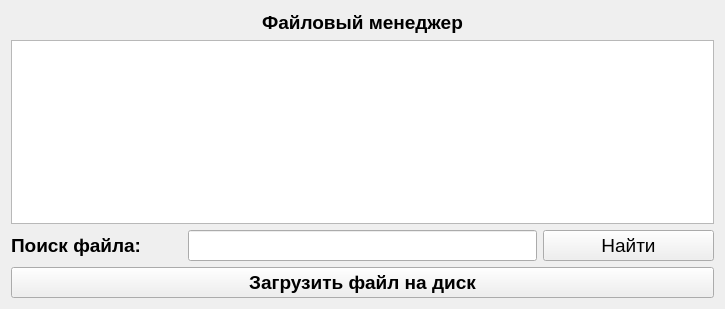
<?xml version="1.0" encoding="UTF-8"?>
<ui version="4.0">
 <class>filemanager</class>
 <widget class="QWidget" name="filemanager">
  <property name="geometry">
   <rect>
    <x>0</x>
    <y>0</y>
    <width>725</width>
    <height>309</height>
   </rect>
  </property>
  <property name="windowTitle">
   <string>Form</string>
  </property>
  <layout class="QGridLayout" name="gridLayout">
   <item row="2" column="0">
    <widget class="QLabel" name="label_2">
     <property name="font">
      <font>
       <pointsize>14</pointsize>
       <weight>75</weight>
       <bold>true</bold>
      </font>
     </property>
     <property name="text">
      <string>Поиск файла:</string>
     </property>
    </widget>
   </item>
   <item row="2" column="3">
    <widget class="QPushButton" name="pushButton_2">
     <property name="font">
      <font>
       <pointsize>14</pointsize>
      </font>
     </property>
     <property name="text">
      <string>Найти</string>
     </property>
    </widget>
   </item>
   <item row="1" column="0" colspan="4">
    <widget class="QTableView" name="tableView">
     <property name="showGrid">
      <bool>false</bool>
     </property>
     <property name="gridStyle">
      <enum>Qt::NoPen</enum>
     </property>
    </widget>
   </item>
   <item row="2" column="1" colspan="2">
    <widget class="QLineEdit" name="lineEdit">
     <property name="font">
      <font>
       <pointsize>14</pointsize>
      </font>
     </property>
    </widget>
   </item>
   <item row="5" column="0" colspan="4">
    <widget class="QPushButton" name="pushButton">
     <property name="font">
      <font>
       <pointsize>14</pointsize>
       <weight>75</weight>
       <bold>true</bold>
      </font>
     </property>
     <property name="text">
      <string>Загрузить файл на диск</string>
     </property>
    </widget>
   </item>
   <item row="0" column="0" colspan="4">
    <widget class="QLabel" name="label">
     <property name="font">
      <font>
       <pointsize>14</pointsize>
       <weight>75</weight>
       <bold>true</bold>
      </font>
     </property>
     <property name="text">
      <string>Файловый менеджер</string>
     </property>
     <property name="alignment">
      <set>Qt::AlignCenter</set>
     </property>
    </widget>
   </item>
  </layout>
 </widget>
 <resources/>
 <connections/>
</ui>
